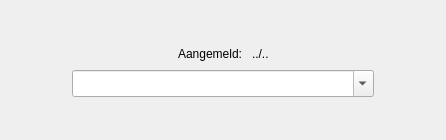
<?xml version="1.0" encoding="UTF-8"?>
<ui version="4.0">
 <class>Aanmelden</class>
 <widget class="QDialog" name="Aanmelden">
  <property name="geometry">
   <rect>
    <x>0</x>
    <y>0</y>
    <width>446</width>
    <height>140</height>
   </rect>
  </property>
  <property name="cursor">
   <cursorShape>ArrowCursor</cursorShape>
  </property>
  <property name="windowTitle">
   <string>Dialog</string>
  </property>
  <property name="toolTipDuration">
   <number>5</number>
  </property>
  <layout class="QGridLayout" name="gridLayout" rowstretch="1,1,1" columnstretch="2,10,2">
   <item row="0" column="1">
    <spacer name="verticalSpacer">
     <property name="orientation">
      <enum>Qt::Vertical</enum>
     </property>
     <property name="sizeHint" stdset="0">
      <size>
       <width>17</width>
       <height>25</height>
      </size>
     </property>
    </spacer>
   </item>
   <item row="1" column="0">
    <spacer name="horizontalSpacer">
     <property name="orientation">
      <enum>Qt::Horizontal</enum>
     </property>
     <property name="sizeHint" stdset="0">
      <size>
       <width>56</width>
       <height>17</height>
      </size>
     </property>
    </spacer>
   </item>
   <item row="1" column="1">
    <layout class="QVBoxLayout" name="verticalLayout">
     <item>
      <layout class="QHBoxLayout" name="horizontalLayout">
       <item>
        <spacer name="horizontalSpacer_3">
         <property name="orientation">
          <enum>Qt::Horizontal</enum>
         </property>
         <property name="sizeHint" stdset="0">
          <size>
           <width>40</width>
           <height>20</height>
          </size>
         </property>
        </spacer>
       </item>
       <item>
        <widget class="QLabel" name="label">
         <property name="text">
          <string>Aangemeld: </string>
         </property>
        </widget>
       </item>
       <item>
        <widget class="QLabel" name="aangemeldTxt">
         <property name="text">
          <string>../..</string>
         </property>
        </widget>
       </item>
       <item>
        <spacer name="horizontalSpacer_4">
         <property name="orientation">
          <enum>Qt::Horizontal</enum>
         </property>
         <property name="sizeHint" stdset="0">
          <size>
           <width>40</width>
           <height>20</height>
          </size>
         </property>
        </spacer>
       </item>
      </layout>
     </item>
     <item>
      <widget class="QComboBox" name="ploegnaamTxt">
       <property name="font">
        <font>
         <pointsize>12</pointsize>
        </font>
       </property>
       <property name="editable">
        <bool>true</bool>
       </property>
      </widget>
     </item>
    </layout>
   </item>
   <item row="1" column="2">
    <spacer name="horizontalSpacer_2">
     <property name="orientation">
      <enum>Qt::Horizontal</enum>
     </property>
     <property name="sizeHint" stdset="0">
      <size>
       <width>56</width>
       <height>17</height>
      </size>
     </property>
    </spacer>
   </item>
   <item row="2" column="1">
    <spacer name="verticalSpacer_2">
     <property name="orientation">
      <enum>Qt::Vertical</enum>
     </property>
     <property name="sizeHint" stdset="0">
      <size>
       <width>17</width>
       <height>24</height>
      </size>
     </property>
    </spacer>
   </item>
  </layout>
 </widget>
 <resources/>
 <connections/>
</ui>
